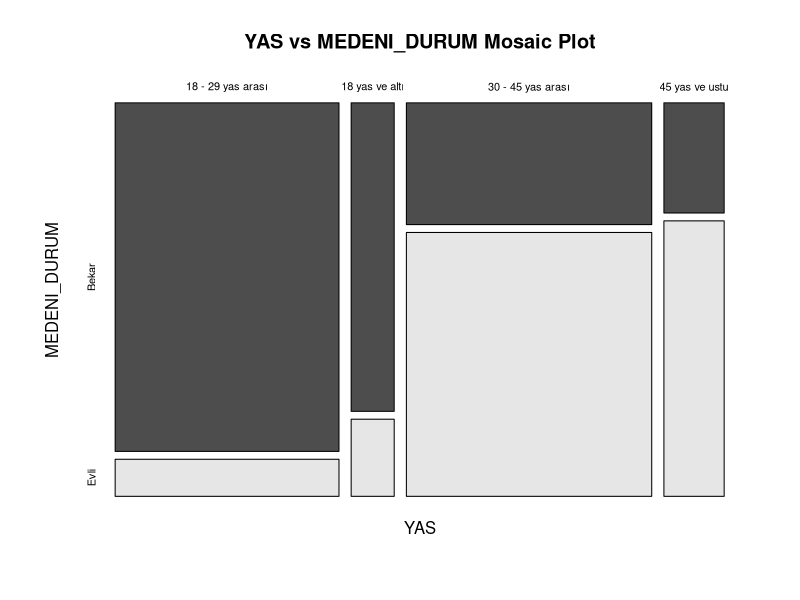
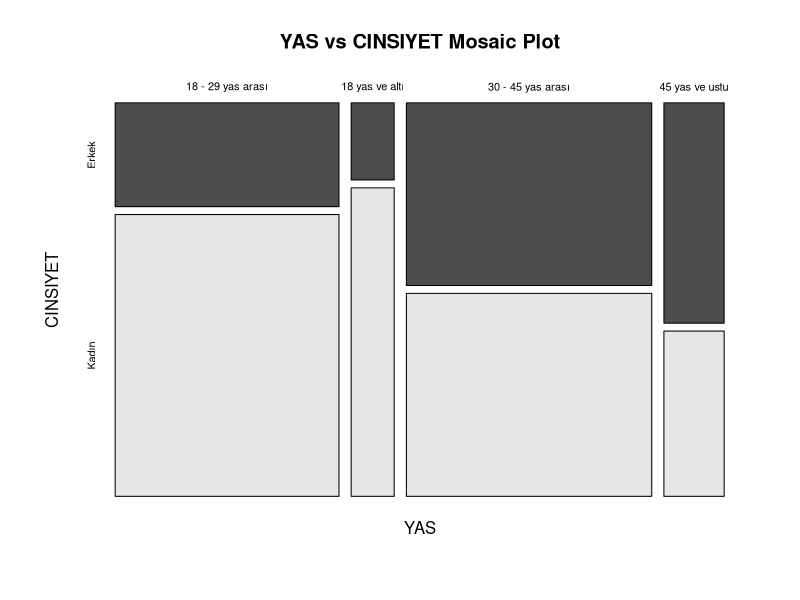

Here is the R script that generated these plots, in order:
install.packages("readxl")
install.packages("ggplot2")

library(readxl)
library(ggplot2)

data <- read_excel("demographic-mosaic-plots.xlsx", sheet = "Data_set")

create_mosaic_plot <- function(data, x_column, y_column, file_name) {
  png(filename = paste0(file_name, "_mosaic.png"))
  mosaicplot(
    table(data[[x_column]], data[[y_column]]),
    main = paste(x_column, "vs", y_column, "Mosaic Plot"),
    xlab = x_column,
    ylab = y_column,
    color = TRUE
  )
  dev.off()
}

create_mosaic_plot(data, "YAS", "MEDENI_DURUM", "age_vs_marital_status")
create_mosaic_plot(data, "YAS", "CINSIYET", "age_vs_gender")
